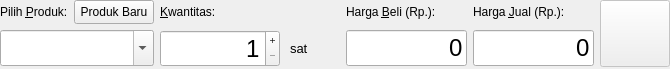
<?xml version="1.0" encoding="UTF-8"?>
<ui version="4.0">
 <class>PurchaseOrderItemEditor</class>
 <widget class="QDialog" name="PurchaseOrderItemEditor">
  <property name="geometry">
   <rect>
    <x>0</x>
    <y>0</y>
    <width>670</width>
    <height>69</height>
   </rect>
  </property>
  <property name="windowTitle">
   <string>Tambahkan Produk</string>
  </property>
  <layout class="QGridLayout" name="gridLayout" rowstretch="0,0" columnstretch="1,0,0,0,0">
   <property name="leftMargin">
    <number>0</number>
   </property>
   <property name="topMargin">
    <number>0</number>
   </property>
   <property name="rightMargin">
    <number>0</number>
   </property>
   <property name="bottomMargin">
    <number>0</number>
   </property>
   <item row="0" column="0">
    <layout class="QHBoxLayout" name="horizontalLayout">
     <item>
      <widget class="QLabel" name="label">
       <property name="text">
        <string>Pilih &amp;Produk:</string>
       </property>
       <property name="buddy">
        <cstring>productComboBox</cstring>
       </property>
      </widget>
     </item>
     <item>
      <spacer name="horizontalSpacer">
       <property name="orientation">
        <enum>Qt::Horizontal</enum>
       </property>
       <property name="sizeHint" stdset="0">
        <size>
         <width>40</width>
         <height>20</height>
        </size>
       </property>
      </spacer>
     </item>
     <item>
      <widget class="QPushButton" name="newProductButton">
       <property name="maximumSize">
        <size>
         <width>500</width>
         <height>24</height>
        </size>
       </property>
       <property name="toolTip">
        <string>Tambah produk baru</string>
       </property>
       <property name="text">
        <string>Produk Baru</string>
       </property>
       <property name="icon">
        <iconset resource="app.qrc">
         <normaloff>:/icons/add</normaloff>:/icons/add</iconset>
       </property>
       <property name="autoDefault">
        <bool>false</bool>
       </property>
      </widget>
     </item>
    </layout>
   </item>
   <item row="0" column="1">
    <widget class="QLabel" name="label_2">
     <property name="text">
      <string>&amp;Kwantitas:</string>
     </property>
     <property name="buddy">
      <cstring>quantitySpinBox</cstring>
     </property>
    </widget>
   </item>
   <item row="0" column="2">
    <widget class="QLabel" name="label_4">
     <property name="text">
      <string>Harga &amp;Beli (Rp.):</string>
     </property>
     <property name="buddy">
      <cstring>priceEdit</cstring>
     </property>
    </widget>
   </item>
   <item row="0" column="3">
    <widget class="QLabel" name="label_3">
     <property name="text">
      <string>Harga &amp;Jual (Rp.):</string>
     </property>
     <property name="buddy">
      <cstring>priceEdit</cstring>
     </property>
    </widget>
   </item>
   <item row="0" column="4" rowspan="2">
    <widget class="QPushButton" name="addButton">
     <property name="enabled">
      <bool>false</bool>
     </property>
     <property name="sizePolicy">
      <sizepolicy hsizetype="Minimum" vsizetype="Minimum">
       <horstretch>0</horstretch>
       <verstretch>0</verstretch>
      </sizepolicy>
     </property>
     <property name="minimumSize">
      <size>
       <width>70</width>
       <height>0</height>
      </size>
     </property>
     <property name="text">
      <string/>
     </property>
     <property name="icon">
      <iconset resource="app.qrc">
       <normaloff>:/icons/add</normaloff>:/icons/add</iconset>
     </property>
     <property name="iconSize">
      <size>
       <width>20</width>
       <height>20</height>
      </size>
     </property>
     <property name="autoDefault">
      <bool>false</bool>
     </property>
    </widget>
   </item>
   <item row="1" column="0">
    <widget class="QComboBox" name="productComboBox">
     <property name="sizePolicy">
      <sizepolicy hsizetype="Preferred" vsizetype="Fixed">
       <horstretch>0</horstretch>
       <verstretch>0</verstretch>
      </sizepolicy>
     </property>
     <property name="font">
      <font>
       <pointsize>18</pointsize>
      </font>
     </property>
     <property name="editable">
      <bool>true</bool>
     </property>
    </widget>
   </item>
   <item row="1" column="1">
    <layout class="QHBoxLayout" name="horizontalLayout_2">
     <property name="spacing">
      <number>10</number>
     </property>
     <item>
      <widget class="QSpinBox" name="quantitySpinBox">
       <property name="sizePolicy">
        <sizepolicy hsizetype="Minimum" vsizetype="Fixed">
         <horstretch>0</horstretch>
         <verstretch>0</verstretch>
        </sizepolicy>
       </property>
       <property name="minimumSize">
        <size>
         <width>120</width>
         <height>0</height>
        </size>
       </property>
       <property name="maximumSize">
        <size>
         <width>120</width>
         <height>16777215</height>
        </size>
       </property>
       <property name="font">
        <font>
         <pointsize>18</pointsize>
        </font>
       </property>
       <property name="alignment">
        <set>Qt::AlignRight|Qt::AlignTrailing|Qt::AlignVCenter</set>
       </property>
       <property name="buttonSymbols">
        <enum>QAbstractSpinBox::PlusMinus</enum>
       </property>
       <property name="minimum">
        <number>1</number>
       </property>
       <property name="maximum">
        <number>999999</number>
       </property>
       <property name="stepType">
        <enum>QAbstractSpinBox::DefaultStepType</enum>
       </property>
       <property name="value">
        <number>1</number>
       </property>
      </widget>
     </item>
     <item>
      <widget class="QLabel" name="uomLabel">
       <property name="minimumSize">
        <size>
         <width>50</width>
         <height>0</height>
        </size>
       </property>
       <property name="maximumSize">
        <size>
         <width>50</width>
         <height>16777215</height>
        </size>
       </property>
       <property name="font">
        <font>
         <pointsize>10</pointsize>
        </font>
       </property>
       <property name="text">
        <string>sat</string>
       </property>
      </widget>
     </item>
    </layout>
   </item>
   <item row="1" column="2">
    <widget class="CurrencyEdit" name="costEdit">
     <property name="sizePolicy">
      <sizepolicy hsizetype="Expanding" vsizetype="Fixed">
       <horstretch>0</horstretch>
       <verstretch>0</verstretch>
      </sizepolicy>
     </property>
     <property name="maximumSize">
      <size>
       <width>150</width>
       <height>16777215</height>
      </size>
     </property>
     <property name="font">
      <font>
       <pointsize>18</pointsize>
      </font>
     </property>
     <property name="text">
      <string>0</string>
     </property>
     <property name="alignment">
      <set>Qt::AlignRight|Qt::AlignTrailing|Qt::AlignVCenter</set>
     </property>
     <property name="readOnly">
      <bool>false</bool>
     </property>
    </widget>
   </item>
   <item row="1" column="3">
    <widget class="CurrencyEdit" name="priceEdit">
     <property name="sizePolicy">
      <sizepolicy hsizetype="Expanding" vsizetype="Fixed">
       <horstretch>0</horstretch>
       <verstretch>0</verstretch>
      </sizepolicy>
     </property>
     <property name="maximumSize">
      <size>
       <width>150</width>
       <height>16777215</height>
      </size>
     </property>
     <property name="font">
      <font>
       <pointsize>18</pointsize>
      </font>
     </property>
     <property name="text">
      <string>0</string>
     </property>
     <property name="alignment">
      <set>Qt::AlignRight|Qt::AlignTrailing|Qt::AlignVCenter</set>
     </property>
     <property name="readOnly">
      <bool>false</bool>
     </property>
    </widget>
   </item>
  </layout>
 </widget>
 <customwidgets>
  <customwidget>
   <class>CurrencyEdit</class>
   <extends>QLineEdit</extends>
   <header>currencyedit.h</header>
  </customwidget>
 </customwidgets>
 <tabstops>
  <tabstop>newProductButton</tabstop>
  <tabstop>productComboBox</tabstop>
  <tabstop>quantitySpinBox</tabstop>
  <tabstop>priceEdit</tabstop>
  <tabstop>addButton</tabstop>
 </tabstops>
 <resources>
  <include location="app.qrc"/>
 </resources>
 <connections/>
</ui>
